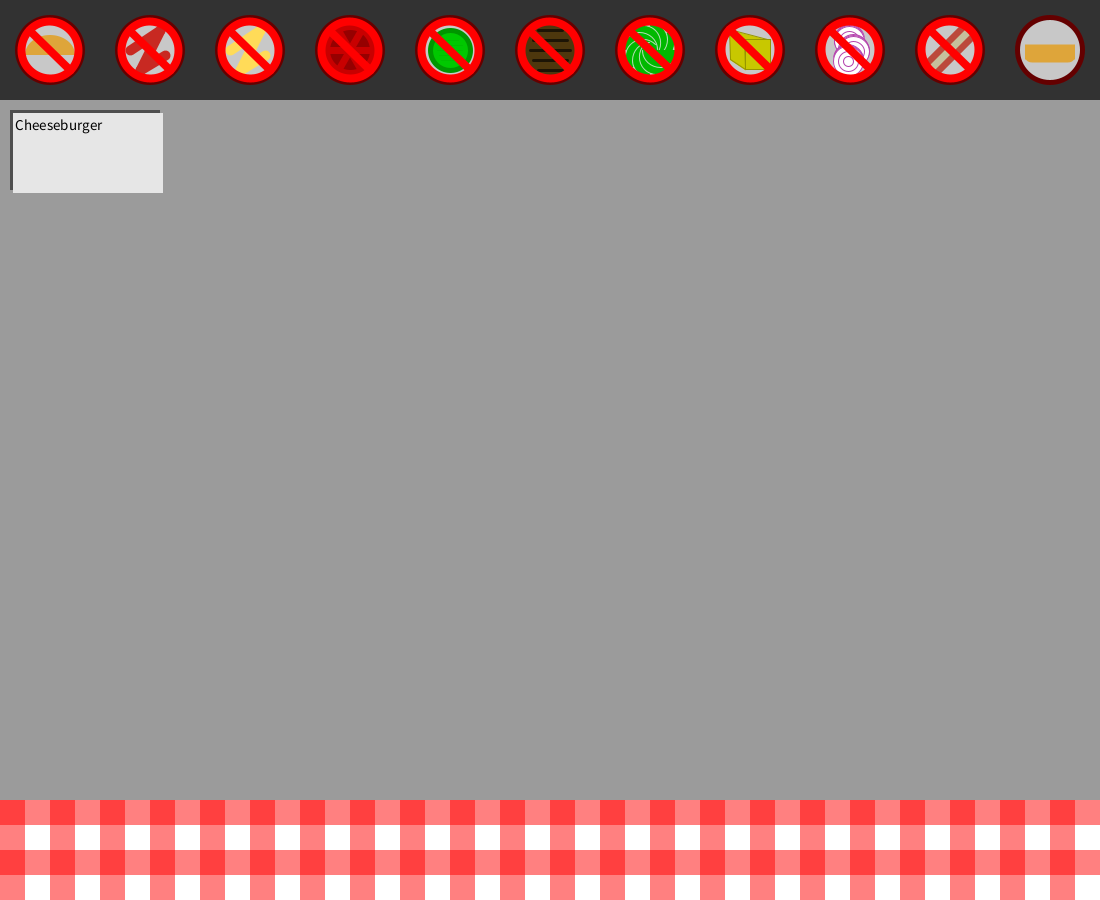
Frame 1 (no input)
Frame 60 (the mouse pressed at the canvas centre just before this capture): identical to frame 1, image omitted
Frame 120 (the mouse held since frame 60 and released just before this capture): identical to frame 1, image omitted

The Processing sketch that drew this single still picture (run headless with seeded random() and noise(); from frame 60 on, the mouse is pressed at the canvas centre):

// Processing sketch: Hamburger
// ── Hamburger.pde
/**********************
* Bennett Ritchie     *
* Burger Shop Game    *
**********************/

final int maxBurgerSize = 15, menuSize = 20;
String menu[] = new String[menuSize];
String ingredient[] = new String[11];
int menuCheck[] = new int[menuSize];
int score = 0, currentItem = 0, currentOrder = 0;
float squish = 50, orderUpOffset = 0;
float position[] = new float[maxBurgerSize];
int item[] = new int[maxBurgerSize];
int parsedBurger[] = new int[maxBurgerSize];
int parsedMenu[] = new int[maxBurgerSize];
char parsedMenuChar[] = new char[maxBurgerSize];
boolean itemActive[] = new boolean[maxBurgerSize];
int burgerState = 1; //0 = waiting, 1 = bottom bun, 2 = free click, 3 = top bun
int clicked = 0;
boolean takeBurger = false;

void setup()
{
  size(1100,900);
  noStroke();
  rectMode(CENTER);
  setupItems();
  setupMenu();
}

void draw()
{
  background(155);
  drawTopHUD();
  drawTable();
  drawBurger();
  drawOrder();
  if(burgerState == 0
  && !takeBurger
  && position[currentItem-1]>=700-squish*currentItem-1)
  {
    delay(1000);
    if(checkBurger())
      println("Good Job!");
    takeBurger = true;
  }
}

void drawOrder()
{
  rectMode(CORNER);
  textSize(15);
  fill(0,127);
  rect(10,10,150,80);
  fill(230);
  rect(13,13,150,80);
  fill(0);
  text(menu[currentOrder],15,30);
  rectMode(CENTER);
}

boolean checkBurger()
{
  //for(int i = 0; i < str(menuCheck[currentOrder]).length(); i++ ) //Testing
  //{
  //  print(  menuCheck[currentOrder]/int(pow(10,i)) );
  //  print("   "+ round( menuCheck[currentOrder]/pow(10,i) ) ); 
  //  println("   "+ int( menuCheck[currentOrder]/pow(10,i) )%10 ); 
  //}
  
  for(int i = 0; i < currentItem; i++)  //Places the created burger's items' IDs in an array
    parsedBurger[i] = item[i]-1;
  for(int i = 0; i <= str(menuCheck[currentOrder]).length(); i++) //Places the menu's IDs in an array
    parsedMenu[i] = menuCheck[currentOrder]/int(pow(10,i))%10; //pow() function is cast as int to avoid rounding errors
    
  //for(int i = 0; i < parsedMenu.length; i++)
  //  print(parsedMenu[i]);  //Testing

  for(int i = 0; i < str(menuCheck[currentOrder]).length(); i++) //Cycles through the menu item's parts
  {
    for(int j = 0; j < currentItem; j++)  //Cycles through the current burger
    {
      println(parsedBurger[j] + " " + parsedMenu[i]); //Testing
      if( parsedBurger[j] == parsedMenu[i] )
      {
        parsedBurger[j] = 0;  //If a match is found, removes that item from the temporary menu item array
        parsedMenu[i] = 0;
        //j=currentItem;
      }
    }
  }
  
  //for(int i = 0; i < parsedBurger.length; i++)
  //  print(parsedBurger[i]);
  
  for(int i = 0; i < parsedMenu.length; i++)
  {
    if( //(parsedBurger[i]>0 && parsedBurger[i]<10 ) 
      (parsedMenu[i]>0 && parsedMenu[i]<10))
    {
      println("Needs " + ingredient[parsedMenu[i]]);  //If all items from the menu item were not matched,
      return false;                                   //returns false and informs player of what they lacked
    }
  }
  return true;    //Returns true if burger was successful
  
}

void reset()
{
  burgerState = 1;
  orderUpOffset = 0;
  currentItem = 0;
  squish = 50;
  takeBurger = false;
  setupItems();
  //currentOrder++; //Testing - reaches an error state
  //println(menuCheck[currentOrder]); //Testing
  currentOrder = int( random(menuSize) );
}

void drawTable()
{
  rectMode(CORNER);
  fill(255);
  rect(0,700,width,100);
  fill(255,0,0,127);
  for(int i = 0; i < width; i+=50)
    rect(0+i,700,25,100);
  rect(0,700,width,25);
  rect(0,750,width,25);
  rectMode(CENTER);
}

void setupItems()
{
  for(int i = 0; i < maxBurgerSize; i++)
  {
    position[i] = 0;
    item[i] = 0;
    itemActive[i] = false;
    parsedBurger[i] = 0;
    parsedMenu[i] = 0;
    parsedMenuChar[i] = '0';
  }
  ingredient[0] = "Top Bun";
  ingredient[1] = "Katchup";
  ingredient[2] = "Mustard";
  ingredient[3] = "Tomato";
  ingredient[4] = "Pickle";
  ingredient[5] = "Beef";
  ingredient[6] = "Lettuce";
  ingredient[7] = "Cheese";
  ingredient[8] = "Onions";
  ingredient[9] = "Bacon";
  ingredient[10] = "Bottom Bun";
}

void setupMenu() //1 kat, 2 mus, 3 tom, 4 pic,
{                //5 pat, 6 let, 7 che, 8 oni, 9 bac
  menu[0] = "Cheeseburger";
  menuCheck[0] = 57;
  menu[1] = "BLT";
  menuCheck[1] = 936;
  menu[2] = "Burger with katchup";
  menuCheck[2] = 51;
  menu[3] = "Saucey burger";
  menuCheck[3] = 125;
  menu[4] = "Tear-jerker";
  menuCheck[4] = 882;
  menu[5] = "Plant-lover's";
  menuCheck[5] = 3468;
  menu[6] = "Double";
  menuCheck[6] = 55;
  menu[7] = "Green machine";
  menuCheck[7] = 4466;
  menu[8] = "Triple 'merica burger";
  menuCheck[8] = 999555777;
  menu[9] = "Quad stacker";
  menuCheck[9] = 5555;
  menu[10] = "Red double";
  menuCheck[10] = 11559;
  menu[11] = "Soggy Sandwich";
  menuCheck[11] = 1267;
  menu[12] = "Crispy King";
  menuCheck[12] = 59986;
  menu[13] = "Aporkalypse";
  menuCheck[13] = 99999;
  menu[14] = "Supreme";
  menuCheck[14] = 123456789;
  menu[15] = "Super cheesy double";
  menuCheck[15] = 77755;
  menu[16] = "Chef's Choice";
  menuCheck[16] = 0;
  menu[17] = "Bright sunny burger";
  menuCheck[17] = 22775;
  menu[18] = "Tomato Tower";
  menuCheck[18] = 3333333;
  menu[19] = "Fixin's Fanatic";
  menuCheck[19] = 533446688;
} //Change menuSize to add more

void drawBurger()
{
  if(takeBurger)
    orderUpOffset+=9;
  for(int i = 0; i < maxBurgerSize; i++)
  {
    if(itemActive[i])
    {
      if(position[i]<700-squish*i)
        position[i]+=5;
      drawShape(item[i],position[i],i);
    }
  }
  if(orderUpOffset>width+100)
  {
    reset();
  }
}

void drawShape( int i, float y, int switcher)
{
  if( i == 1 )
  {
    fill(#DEA53A);
    arc(width/2+orderUpOffset,y+15,300,240,PI,2*PI);
  }
  else if( i == 2 )
  {
    fill(#C82922); //Heinz Red
    ellipse(width/2+50+orderUpOffset,y,175,20);
    ellipse(width/2-50+orderUpOffset,y,175,20);
  }
  else if( i == 3 )
  {
    fill(#ffdb58 ); //Mustard yellow
    ellipse(width/2+orderUpOffset,y,250,20);
  }
  else if( i == 4 )
  {
    fill(150,0,0);
    stroke(200,0,0);
    strokeWeight(5);
    for(int j = 5; j > 0; j-- )
    {
      ellipse(width/2+80+orderUpOffset,y+4*j,120,10);
      ellipse(width/2-80+orderUpOffset,y+4*j,120,10);
    }
  }
  else if( i == 5 )
  {
    fill(0,150,0);
    stroke(0,200,0);
    strokeWeight(5);
    for(int j = 3; j > 0; j-- )
    {
      ellipse(width/2+100+orderUpOffset,y+3*j,75,8);
      ellipse(width/2-100+orderUpOffset,y+3*j,75,8);
      ellipse(width/2+orderUpOffset,y+3*j,75,8);
    }
  }
  else if( i == 6 )
  {
    fill(#4D370D); //Burger brown
    rect(width/2+orderUpOffset,y,330,60,50);
  }
  else if( i == 7 )
  {
    fill(0,185,0);
    //strokeWeight(2);
    //stroke(180,220,180);
    //rect(width/2+orderUpOffset,y-14,280,20,50);
    //rect(width/2+orderUpOffset,y-7,310,20,50);
    rect(width/2+orderUpOffset,y-5,340,20,50);
    arc(width/2+orderUpOffset,y,100,50,0,PI);
    arc(width/2+110+orderUpOffset,y,120,50,0,PI);
    arc(width/2-110+orderUpOffset,y,120,50,0,PI);
  }
  else if( i == 8 )
  {
    fill(250,250,0);
    triangle(width/2+orderUpOffset,y+15,width/2-150+orderUpOffset,y-15,width/2+150+orderUpOffset,y-15);
    triangle(width/2+180+orderUpOffset,y+15,width/2+150+orderUpOffset,y-15,width/2+orderUpOffset,y-15);
    triangle(width/2-180+orderUpOffset,y+15,width/2-150+orderUpOffset,y-15,width/2+orderUpOffset,y-15);
  }
  else if( i == 9 )
  {
    fill(220);
    stroke(#B443AD);
    strokeWeight(5);
    for(int j = 3; j > 0; j-- )
    {
      ellipse(width/2+100+orderUpOffset,y+3*j,75,8);
      ellipse(width/2-100+orderUpOffset,y+3*j,75,8);
      ellipse(width/2+orderUpOffset,y+3*j,75,8);
    }
  }
  else if( i == 10 )
  {
    stroke(#BC483B);
    strokeWeight(5);
    noFill();
    for( int j = 9; j > 0; j-- )
    {
      if( switcher % 2 == 0 )
      {
        arc(width/2-150+orderUpOffset,y-j*2+9,100,30,PI,2*PI);
        arc(width/2-50+orderUpOffset,y-j*2+9,100,30,0,PI);
        arc(width/2+50+orderUpOffset,y-j*2+9,100,30,PI,2*PI);
        arc(width/2+150+orderUpOffset,y-j*2+9,100,30,0,PI);
      }
      else
      {
        arc(width/2-150+orderUpOffset,y-j*2+9,100,30,0,PI);
        arc(width/2-50+orderUpOffset,y-j*2+9,100,30,PI,PI*2);
        arc(width/2+50+orderUpOffset,y-j*2+9,100,30,0,PI);
        arc(width/2+150+orderUpOffset,y-j*2+9,100,30,PI,PI*2);
      }
    }
  }
  else if( i == 11 )
  {
    fill(#DEA53A);
    rect(width/2+orderUpOffset,y,300,60,10);
  }
  
  noStroke();
}

void mousePressed()
{
  if(buttonClicked())
  {
    //rect(500,500,75,75); //Testing
    if(isLegal(clicked))
    {
      //print(clicked); //Testing
      //printClicked(clicked); //Testing
      item[currentItem] = clicked;
      
      if(item[currentItem]==1)
        squish=15;
      itemActive[currentItem]=true;
      currentItem++;
      if(currentItem==1)
        burgerState=2;
      if(currentItem==maxBurgerSize-1) //Ready for top bun
        burgerState=3;
      if(clicked == 1)
        burgerState=0;
    }
  }
  //print(squish); //Testing
}

//Checks to see if the clicked button was a legal choice
boolean isLegal( int button )
{ 
  //if(burgerState==2)
    //print("Burger 2"); //Testing
  if(burgerState==1)
  {
    if(button == 11)
    {
      return true;
    }
  }

  else if(burgerState==3)
  {
    if(button==1)
    {
      return true;
    }
  }
       
  else if(burgerState==2)
  {
    //if(button!=11)
    {
      return true;
    }
  }

  return false;
}

void printClicked(int i) //For testing
{
  if(i==1)  print("Top Bun");
  if(i==2)  print("Katchup");
  if(i==3)  print("Mustard");
  if(i==4)  print("Tomato");
  if(i==5)  print("Pickle");
  if(i==6)  print("Patty");
  if(i==7)  print("Lettuce");
  if(i==8)  print("Cheese");
  if(i==9)  print("Onion");
  if(i==10) print("Bacon");
  if(i==11) print("Bottom Bun");
}

boolean buttonClicked()
{
  for(int i = 1; i <= 11; i++)
  {
    if(dist(mouseX,mouseY,100*i-50,50)<30)
    {
      clicked = i;
      fill(200,0,0,175);
      return true;
    }
  }
  return false;
}

void drawTopHUD()
{
  fill(50);  //Top and bottom bars
  rect(width/2,50,width,100);
  
  //Buttons
  for(int i = 1; i <= 11; i++)
  {
    fill(100,0,0);
    ellipse(100*i-50,50,70,70);
    fill(200);
    ellipse(100*i-50,50,60,60);
  }
  
  //Top Bun
  fill(#DEA53A); //Bread Brown
  arc(50,55,50,40,PI,2*PI);
  
  //Ketsup
  stroke(#C82922); //Heinz Red
  strokeWeight(10);
  line(130,50,160,30);
  line(160,30,140,70);
  line(140,70,165,55);
  
  //Mustard
  stroke(#ffdb58 ); //Mustard yellow
  strokeWeight(10);
  line(230,50,260,30);
  line(260,30,240,70);
  line(240,70,265,55);
  
  //Tomato
  stroke(200,0,0);
  strokeWeight(7);
  fill(150,0,0);
  ellipse(350,50,47,47);
  line(327,50,372,50);
  line(338,70,361,30);
  line(338,30,361,70);
  
  //Pickle  (x = 450)
  stroke(0,150,0);
  strokeWeight(5);
  fill(0,200,0);
  ellipse(450,50,40,40);
  stroke(0,190,0);
  strokeWeight(1);
  line(441,40,458,40);
  line(439,45,462,45);
  line(437,50,462,50);
  line(439,55,460,55);
  line(441,60,458,60);
  
  //Burger
  strokeWeight(1);
  stroke(#1C1405);
  fill(#4D370D); //Burger brown
  ellipse(550,50,55,55);
  strokeWeight(3);
  line(538,30,562,30);
  line(533,40,567,40);
  line(530,50,570,50);
  line(533,60,567,60);
  line(538,70,562,70);
  
  //Lettuce (x=650)
  strokeWeight(1);
  stroke(180,220,180);
  fill(0,185,0);
  translate(650,50);
  for(int i = 0; i < 8; i++)
  {
    rotate(-QUARTER_PI);
    arc(10,0,35,35,0,PI);
  }
  translate(-650,-50);

  //cheese (750,50)
  fill(200,200,0);
  stroke(150,150,0);
  quad(730,30,730,60,745,70,745,40);
  rectMode(CORNER);
  rect(745,39,25,30);
  rectMode(CENTER);
  triangle(730,30,768,40,745,40);
  
  //onion (850,50)
  stroke(#B443AD);
  fill(255);
  ellipse(850,40,30,30);
  ellipse(850,41,30,30);
  ellipse(850,42,30,30);
  ellipse(850,42,20,20);
  ellipse(854,50,30,30);
  ellipse(854,51,30,30);
  ellipse(854,52,30,30);
  ellipse(854,52,20,20);
  ellipse(848,60,30,30);
  ellipse(848,61,30,30);
  ellipse(848,62,30,30);
  ellipse(848,62,20,20);
  ellipse(848,62,10,10);
  
  //bacon
  noStroke();
  translate(950,50);
  rotate(-QUARTER_PI);
  fill(#BC483B);
  rect(0,0,50,20);
  fill(#C6BF9C);
  rect(0,0,50,7);
  rotate(QUARTER_PI);
  translate(-950,50);
  
  //bottom bun
  fill(#DEA53A); //Bread Brown
  rect(1050,-48,50,15);
  rect(1050,-45,50,15,10);
  
  //Crossouts
  stroke(255,0,0);
  noFill();
  strokeWeight(8);
  
  if(burgerState == 0)  //0 = waiting, 1 = bottom bun, 2 = free click, 3 = top bun
    for(int i = 1; i <= 11; i++)
    {
      ellipse(100*i-50,-50,57,57);
      line(100*i-70,-70,100*i-30,-30);
    }
    else if(burgerState == 1)
    {
      for(int i = 1; i <= 10; i++)
      {
        ellipse(100*i-50,-50,57,57);
        line(100*i-70,-70,100*i-30,-30);
      }
     }
   //else if(burgerState == 2)
   //{
   //   ellipse(1050,-50,57,57);
   //   line(1030,-70,1070,-30);
   //}
   else if(burgerState == 3)
   {
     for(int i = 2; i <= 11; i++)
     {
       ellipse(100*i-50,-50,57,57);
       line(100*i-70,-70,100*i-30,-30);
     }
   }
  noStroke();
}
